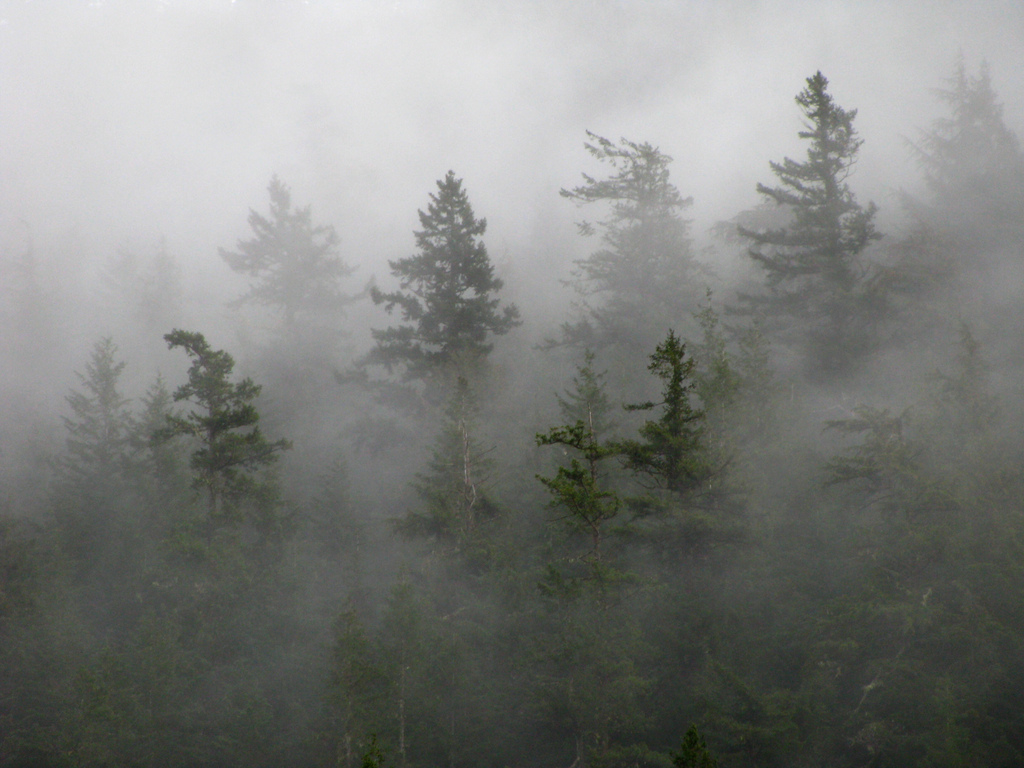
//> input picture OpenCVPrac/C++/mist.jpg, 1024 x 768 px
$ ./DisplayImage   (built with g++ and OpenCV 4)
//> lines starting //> are read from the running program, lines starting //| are printed output that depends on the picture
#include <iostream>
#include <random>

#include <opencv2/core.hpp>
#include <opencv2/highgui.hpp>
#include <opencv2/imgproc.hpp>

using namespace cv;
using namespace std;

// [78 lines left out: functions salt, colorReduce, combineImages, not called in this run]

// https://www.khanacademy.org/math/statistics-probability/displaying-describing-data/quantitative-data-graphs/a/histograms-review#:~:text=A%20histogram%20displays%20numerical%20data,%22%2C%20or%20%22buckets%22.
// https://hub.packtpub.com/basics-image-histograms-opencv/#:~:text=The%20data%2C%20in%20this%20case,counts%20along%20the%20y%20axis.
void histogramPrac(Mat src) {
	vector<Mat> bgr_planes;
	split(src, bgr_planes);

	int histSize = 256;
	float range[] = {0, 256};
	const float* histRange = { range };

    Mat b_hist;
	// https://docs.opencv.org/3.4/d6/dc7/group__imgproc__hist.html#ga4b2b5fd75503ff9e6844cc4dcdaed35d
	// histSize dictates the number of histogram bins to use for each channel.
	// histRange is literally the range, the maximum y-axis.
    calcHist( &bgr_planes[0], 1, 0, Mat(),
		b_hist, // The output.
		1, &histSize, &histRange);

    int hist_w = 512;
	int hist_h = 400;
	// https://docs.opencv.org/3.4/db/de0/group__core__utils.html#ga085eca238176984a0b72df2818598d85
    int bin_w = cvRound( (double) hist_w/histSize ); // Literally, cvRound "floors" the value.

    Mat histImage( hist_h, hist_w, CV_8UC3, Scalar( 0,0,0) );
	// This I don't get.
    normalize(b_hist, b_hist, 0, histImage.rows, NORM_MINMAX, -1, Mat() );

	for( int i = 1; i < histSize; i++ )
    {
		// https://docs.opencv.org/master/d6/d6e/group__imgproc__draw.html#ga7078a9fae8c7e7d13d24dac2520ae4a2
        line(histImage,
			Point(bin_w*(i-1), hist_h - cvRound(b_hist.at<float>(i-1))), // First point of the line segment.
            Point(bin_w*(i), hist_h - cvRound(b_hist.at<float>(i))), // The second.
            Scalar(255, 0, 0));
    }

    imshow("Source image", src );
    imshow("calcHist Demo", histImage );
    waitKey();
}

int main()
{
    // https://docs.opencv.org/3.4/d8/d6a/group__imgcodecs__flags.html#gga61d9b0126a3e57d9277ac48327799c80af660544735200cbe942eea09232eb822
    // IMREAD_COLOR = 1
    Mat mist = imread("mist.jpg");
//> mist is the input picture: 768 rows x 1024 cols, CV_8UC3; mean B, G, R 125, 128.4, 126.6
	Mat rain = imread("rain.jpg");
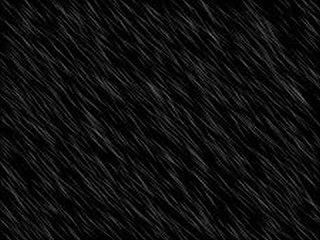
//> input picture OpenCVPrac/C++/rain.jpg, 320 x 240 px
//> rain is the input picture: 240 rows x 320 cols, CV_8UC3; min 0, max 112, mean 15.6

	// addWeighted won't work unless two images are the same size.
	Mat resizedRain;
	resize(rain, resizedRain, mist.size());

    // [6 lines of commented-out code are left out]
	histogramPrac(mist);
//> in histogramPrac, `calcHist( &bgr_planes[0], 1, 0, Mat(), b_hist, 1, &histSize, &histRang..`: b_hist = 256 values, max 9076 at index 223, min 0 at index 250, mean 3072
//> in histogramPrac, `normalize(b_hist, b_hist, 0, histImage.rows, NORM_MINMAX, -1, Mat() );`: b_hist = 256 values, max 400 at index 223, min 0 at index 250, mean 135.4
//> after the loop in histogramPrac, `for( int i = 1; i < histSize; i++ )`:
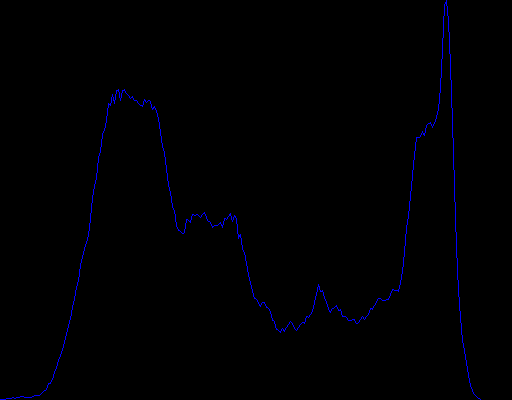
//> histImage: 400 rows x 512 cols, CV_8UC3; mean B, G, R 2.1, 0, 0

    return 0;
}
